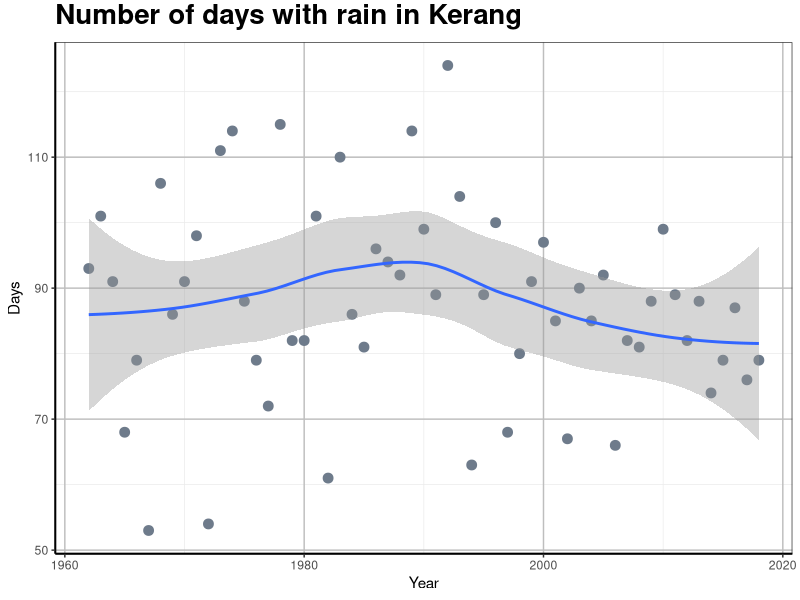
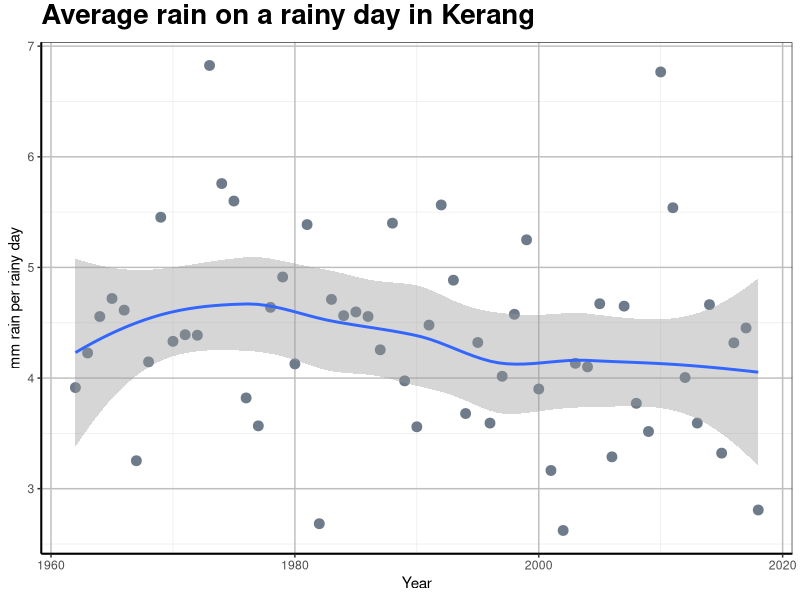

Here is the R script that generated these plots, in order:
library(tidyverse)
library(reshape2)

data1<-read.csv("data/kerang.csv", header = TRUE)

rain <- select(data1, everything())%>%
        filter(Year %in% 1855:2018)%>%
        group_by(Year)%>%
        filter(Rain>0)%>%
        summarise(Days =n())

rain2 <- select(data1, everything())%>%
        filter(Year %in% 1855:2018)%>%
        group_by(Year)%>%
        filter(Rain>0)%>%
        summarise(Amt = mean(Rain))


        

plot <- ggplot(rain, aes(Year,Days)) + 
        geom_point(size = 3, colour = "lightsteelblue4") + 
        geom_smooth(method = loess) + 
        #geom_smooth(method = lm) + 
        #ylim(150,300) +
        theme_bw()

plot <- plot +  labs(title="Number of days with rain in Kerang") +
        theme(plot.title = element_text(size=20, face="bold", vjust=1.5, lineheight=1.2))


plot <- plot + theme(panel.grid.major = element_line(size = 0.5, color = "grey"), axis.line = element_line(size = 0.7, color = "black"))    
plot

plot <- ggplot(rain2, aes(Year,Amt)) + 
        geom_point(size = 3, colour = "lightsteelblue4") + 
        geom_smooth(method = loess) + 
        #ylim(150,300) +
        theme_bw()

plot <- plot +  labs(y= "mm rain per rainy day", title="Average rain on a rainy day in Kerang") +
        theme(plot.title = element_text(size=20, face="bold", vjust=1.5, lineheight=1.2))


plot <- plot + theme(panel.grid.major = element_line(size = 0.5, color = "grey"), axis.line = element_line(size = 0.7, color = "black"))    
plot